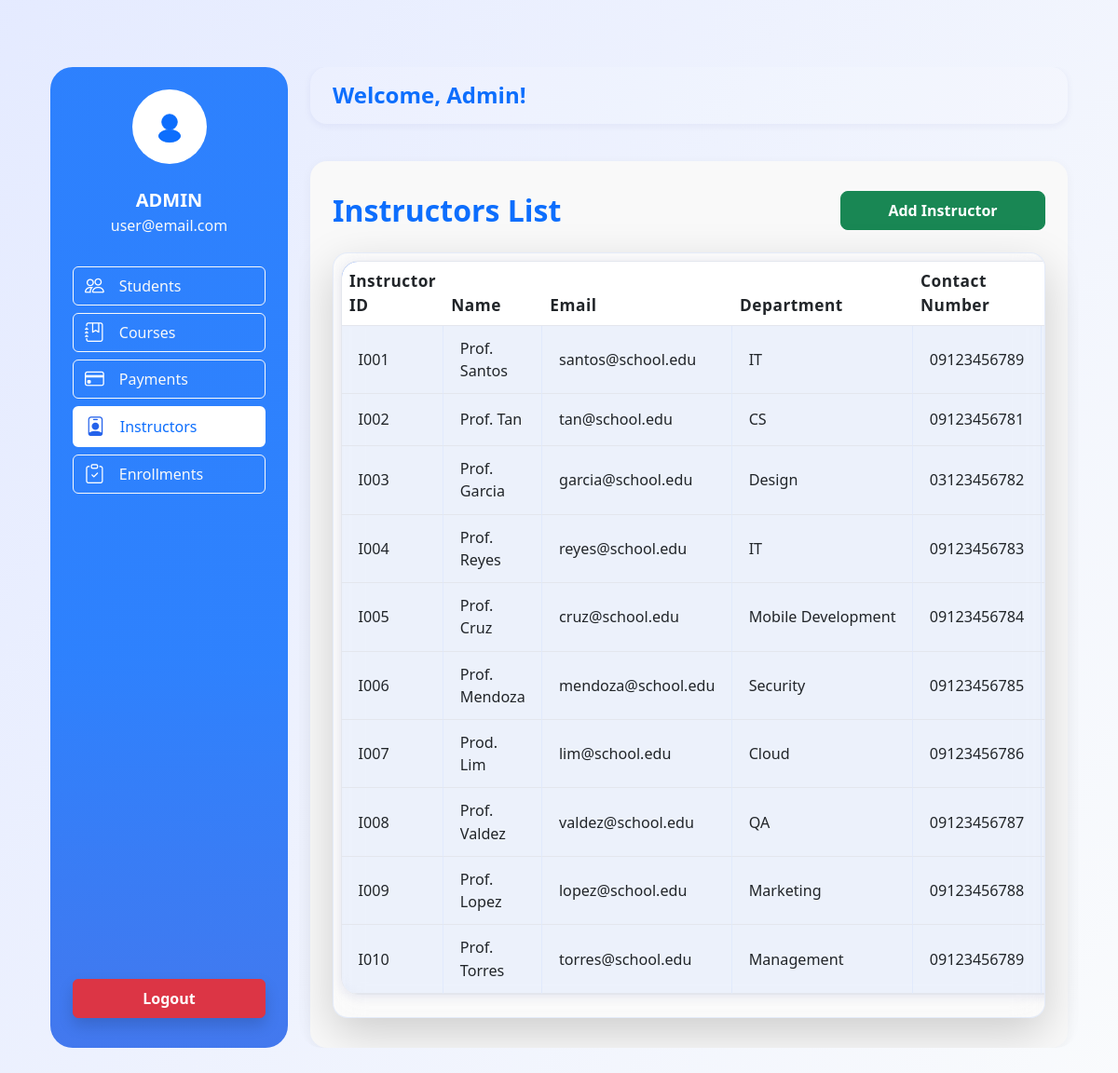
The page /dashboard/?tab=instructors (signed in) on the database its author committed.
### online_enrollment/models.py (models this page shows, shortened)
class Instructor(models.Model):
    name = models.CharField(max_length=100)
    email = models.EmailField(max_length=100)
    department = models.CharField(max_length=50)
    contact_number = models.CharField(max_length=20)
    instructor_id = models.CharField(max_length=20)

### accounts/views.py (the view, shortened to what this page needs)
# urls.py: path('dashboard/', views.dashboard, name='dashboard'),
@login_required
def dashboard(request):
    tab = request.GET.get('tab', 'students')
    context = {'tab': tab}
    if tab == 'students':
        context['students'] = Student.objects.all()
        context['add_form'] = context.get('add_form', StudentForm())
        context['student_forms'] = [(s, StudentForm(instance=s)) for s in context['students']]
    elif tab == 'courses':
        context['courses'] = Course.objects.all()
        context['add_form'] = context.get('add_form', CourseForm())
        context['course_forms'] = [(c, CourseForm(instance=c)) for c in context['courses']]
    elif tab == 'payments':
        context['payments'] = Payment.objects.all()
        context['add_form'] = context.get('add_form', PaymentForm())
        context['payment_forms'] = [(p, PaymentForm(instance=p)) for p in context['payments']]
    elif tab == 'instructors':
        context['instructors'] = Instructor.objects.all()
        context['add_form'] = context.get('add_form', InstructorForm())
        context['instructor_forms'] = [(i, InstructorForm(instance=i)) for i in context['instructors']]
    elif tab == 'enrollments':
        context['enrollments'] = Enrollment.objects.all()
        context['add_form'] = context.get('add_form', EnrollmentForm())
        context['enrollment_forms'] = [(e, EnrollmentForm(instance=e)) for e in context['enrollments']]
    from django.contrib import messages as msg_framework
    context['messages'] = msg_framework.get_messages(request)
    return render(request, 'accounts/dashboard.html', context)

### accounts/templates/accounts/dashboard.html (shortened to what this page needs)
<!DOCTYPE html>
<html lang="en">
  <head>
    <link href="https://cdn.jsdelivr.net/npm/bootstrap@5.3.0/dist/css/bootstrap.min.css" rel="stylesheet" />
    <link href="https://cdn.jsdelivr.net/npm/bootstrap-icons@1.11.1/font/bootstrap-icons.css" rel="stylesheet">
  </head>
  <body style="background: linear-gradient(120deg, rgba(224,231,255,0.85) 0%, rgba(248,250,252,0.85) 100%); min-height: 100vh;">
    <div class="container py-4 py-md-5 d-flex justify-content-center align-items-start align-items-md-center min-vh-100">
      <div class="row g-4 align-items-stretch w-100 flex-column flex-lg-row" style="max-width: 1400px; margin: 0 auto;">
        <div class="col-12 col-lg-3 d-flex flex-column sidebar-mobile mb-3 mb-lg-0">
          <div class="glass glass-card p-4 d-flex flex-column align-items-center text-white h-100" style="min-height: 100%; background: linear-gradient(180deg, rgba(13,110,253,0.85) 60%, rgba(37,99,235,0.85) 100%); color: #fff; border-radius: 24px;">
            <div class="mb-4">
              <div class="rounded-circle bg-white d-flex align-items-center justify-content-center" style="width: 80px; height: 80px;">
                <svg xmlns="http://www.w3.org/2000/svg" fill="none" viewBox="0 0 48 48" stroke="currentColor" class="w-50 h-50 text-primary">
                  <circle cx="24" cy="18" r="10" fill="#0d6efd" />
                  <ellipse cx="24" cy="36" rx="14" ry="8" fill="#0d6efd" />
                </svg>
              </div>
            </div>
            <div class="mb-2 text-center">
              <div class="fw-bold fs-5">{{ user.get_full_name|default:user.username|upper }}</div>
              <div class="fs-6 text-light">{{ user.email|default:'user@email.com' }}</div>
            </div>
            <div class="w-100 mt-4 d-flex flex-column flex-grow-1" style="height: 100%;">
              <div>
                <a href="?tab=students" class="btn btn-outline-light w-100 mb-2 py-2 d-flex align-items-center justify-content-start gap-3 fs-6 ">
                  <i class="bi bi-people tab-icon"></i> <span>Students</span>
                </a>
                <a href="?tab=courses" class="btn btn-outline-light w-100 mb-2 py-2 d-flex align-items-center justify-content-start gap-3 fs-6 {% if tab == 'courses' %}active border-2 border-white bg-white text-primary{% endif %}">
                  <i class="bi bi-journal-bookmark tab-icon"></i> <span>Courses</span>
                </a>
                <a href="?tab=payments" class="btn btn-outline-light w-100 mb-2 py-2 d-flex align-items-center justify-content-start gap-3 fs-6 {% if tab == 'payments' %}active border-2 border-white bg-white text-primary{% endif %}">
                  <i class="bi bi-credit-card tab-icon"></i> <span>Payments</span>
                </a>
                <a href="?tab=instructors" class="btn btn-outline-light w-100 mb-2 py-2 d-flex align-items-center justify-content-start gap-3 fs-6 {% if tab == 'instructors' %}active border-2 border-white bg-white text-primary{% endif %}">
                  <i class="bi bi-person-badge tab-icon"></i> <span>Instructors</span>
                </a>
                <a href="?tab=enrollments" class="btn btn-outline-light w-100 mb-2 py-2 d-flex align-items-center justify-content-start gap-3 fs-6 {% if tab == 'enrollments' %}active border-2 border-white bg-white text-primary{% endif %}">
                  <i class="bi bi-clipboard-check tab-icon"></i> <span>Enrollments</span>
                </a>
              </div>
              <div class="mt-auto pt-4 pb-2">
                <a href="/logout/" class="btn btn-danger w-100 px-4 py-2 fw-bold shadow">Logout</a>
              </div>
            </div>
          </div>
        </div>
        <div class="col-12 col-lg-9 d-flex flex-column h-100" style="border-radius: 24px; overflow: hidden;">
            <h2 class="mb-3 mb-md-4 fw-bold text-primary fs-4 fs-md-2" style="background: rgba(255,255,255,0.12); border-radius: 18px; padding: 1rem 1.5rem; box-shadow: 0 2px 8px rgba(31,38,135,0.06);">Welcome, {{ user.get_full_name|default:user.username|title }}!</h2>
            <div class="flex-grow-1">
              {% if tab == 'students' or not tab %}
                {% include 'accounts/students_list.html' %}
              {% elif tab == 'courses' %}
                {% include 'accounts/courses_list.html' %}
              {% elif tab == 'payments' %}
                {% include 'accounts/payments_list.html' %}
              {% elif tab == 'instructors' %}
                {% include 'accounts/instructors_list.html' %}
              {% elif tab == 'enrollments' %}
                {% include 'accounts/enrollments_list.html' %}
              {% endif %}
            </div>
        </div>
        </div>
      </div>
  </body>
</html>

### accounts/templates/accounts/instructors_list.html (shortened to what this page needs)
<!DOCTYPE html>
<html lang="en">
<head>
    <link href="https://cdn.jsdelivr.net/npm/bootstrap@5.3.0/dist/css/bootstrap.min.css" rel="stylesheet" />
</head>
<body>
        <div class="container mt-3" style="background: #f9f9f9; border-radius: 18px; box-shadow: 0 2px 12px rgba(0,0,0,0.04); padding: 32px 24px; max-width: 1200px;">
            <div class="d-flex flex-column flex-md-row align-items-center justify-content-between mb-4 gap-2">
                <h2 class="fw-bold text-primary mb-0 text-center text-md-start">Instructors List</h2>
                <button class="btn btn-success rounded-3 fw-semibold px-4 py-2 w-100 w-md-auto" style="max-width:220px;" onclick="openModal('addInstructorModal')">Add Instructor</button>
            </div>
                 <div class="table-responsive rounded-4 shadow-lg p-2" style="background: rgba(255,255,255,0.22); backdrop-filter: blur(16px); border-radius: 24px; box-shadow: 0 8px 32px 0 rgba(31,38,135,0.14); border: 1.5px solid rgba(37,99,235,0.10);">
                     <table class="table align-middle" style="background: rgba(255,255,255,0.13); border-radius: 18px; overflow: hidden; border-collapse: separate; border-spacing: 0; box-shadow: 0 2px 12px rgba(31,38,135,0.10);">
                     <thead style="background: linear-gradient(90deg, #2563eb 60%, #0d6efd 100%); color: #fff; border-top-left-radius: 18px; border-top-right-radius: 18px; font-size: 1.08rem; letter-spacing: 0.5px;">
                         <tr style="border-radius: 18px;">
                            <th scope="col">Instructor ID</th>
                            <th scope="col">Name</th>
                            <th scope="col">Email</th>
                            <th scope="col">Department</th>
                            <th scope="col">Contact Number</th>
                            <th scope="col">Actions</th>
                        </tr>
                    </thead>
                     <tbody style="backdrop-filter: blur(4px); font-size: 1.01rem;">
                        {% for instructor in instructors %}
                         <tr style="transition: background 0.18s; border-bottom: 1.5px solid rgba(37,99,235,0.07);" onmouseover="this.style.background='rgba(37,99,235,0.13)'; this.style.color='#222';" onmouseout="this.style.background='rgba(37,99,235,0.07)'; this.style.color='';">
                             <td style="padding: 0.75rem 1.1rem; background: rgba(37,99,235,0.07); border-right: 1px solid rgba(37,99,235,0.06);">{{ instructor.instructor_id }}</td>
                             <td style="padding: 0.75rem 1.1rem; background: rgba(37,99,235,0.07); border-right: 1px solid rgba(37,99,235,0.06);">{{ instructor.name }}</td>
                             <td style="padding: 0.75rem 1.1rem; background: rgba(37,99,235,0.07); border-right: 1px solid rgba(37,99,235,0.06);">{{ instructor.email }}</td>
                             <td style="padding: 0.75rem 1.1rem; background: rgba(37,99,235,0.07); border-right: 1px solid rgba(37,99,235,0.06); width: 120px; white-space: nowrap; overflow: hidden; text-overflow: ellipsis;">{{ instructor.department }}</td>
                             <td style="padding: 0.75rem 1.1rem; background: rgba(37,99,235,0.07); border-right: 1px solid rgba(37,99,235,0.06);">{{ instructor.contact_number }}</td>
                             <td style="padding: 0.75rem 1.1rem; background: rgba(37,99,235,0.07);">
                            </td>
                        </tr>
                        {% empty %}
                        <tr><td colspan="6" class="text-center py-4">No instructors found.</td></tr>
                        {% endfor %}
                    </tbody>
                </table>
            </div>
        </div>
</body>
</html>

### accounts/templates/accounts/dashboard.html (style rules this page uses)
.tab-icon { font-size: 1.3rem; color: #fff; transition: color 0.2s; display: flex; align-items: center; }
.btn-outline-light.active .tab-icon, .btn-outline-light:hover .tab-icon { color: #2563eb; }

### accounts/templates/accounts/instructors_list.html (style rules this page uses)
.table { border-radius: 16px; overflow: hidden; box-shadow: 0 6px 32px rgba(0,0,0,0.12); background: #f8fafc; border: 1px solid #e3e6ed; }
.table-responsive { scrollbar-width: none; -ms-overflow-style: none; }
td { background: #fff; border-bottom: 1px solid #e3e6ed; }

### rows shown on the page
Instructor: instructor_id "I001", name "Prof. Santos", email "santos@school.edu", department "IT", contact_number "09123456789"
Instructor: instructor_id "I002", name "Prof. Tan", email "tan@school.edu", department "CS", contact_number "09123456781"
Instructor: instructor_id "I003", name "Prof. Garcia", email "garcia@school.edu", department "Design", contact_number "03123456782"
Instructor: instructor_id "I004", name "Prof. Reyes", email "reyes@school.edu", department "IT", contact_number "09123456783"
Instructor: instructor_id "I005", name "Prof. Cruz", email "cruz@school.edu", department "Mobile Development", contact_number "09123456784"
Instructor: instructor_id "I006", name "Prof. Mendoza", email "mendoza@school.edu", department "Security", contact_number "09123456785"
Instructor: instructor_id "I007", name "Prod. Lim", email "lim@school.edu", department "Cloud", contact_number "09123456786"
Instructor: instructor_id "I008", name "Prof. Valdez", email "valdez@school.edu", department "QA", contact_number "09123456787"
Instructor: instructor_id "I009", name "Prof. Lopez", email "lopez@school.edu", department "Marketing", contact_number "09123456788"
Instructor: instructor_id "I010", name "Prof. Torres", email "torres@school.edu", department "Management", contact_number "09123456789"

### other values the page prints
{{ user.get_full_name|default:user.username|upper }} "ADMIN"
{{ user.email|default:'user@email.com' }} "user@email.com"
{{ user.get_full_name|default:user.username|title }} "Admin"
